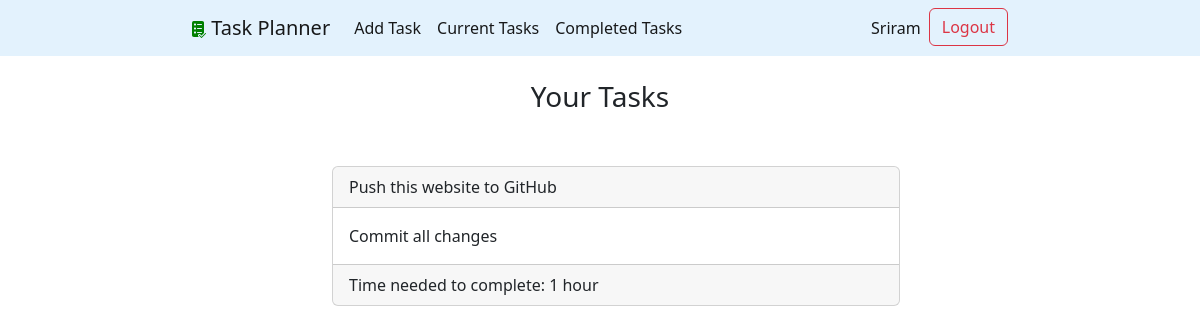
The app's page / (signed in), older data.
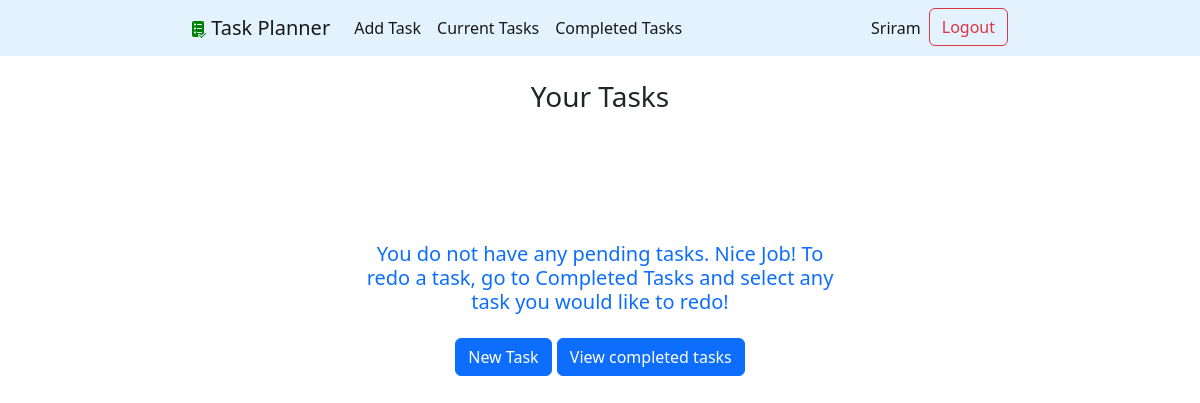
The same page, newer data.
### taskplanner/models.py (models this page shows, shortened)
class Task(models.Model):
    title = models.CharField(max_length=100)
    description = models.TextField(blank=True)
    created = models.DateField(auto_now_add=True)
    time_req = models.CharField(max_length=100,null=True,blank=True)
    completed = models.BooleanField(null=True,blank=True)
    completed_date = models.DateTimeField(null=True,blank=True)
    user = models.ForeignKey(User, on_delete=models.CASCADE)

### taskplanner/views.py (the view)
# urls.py: 2. Add a URL to urlpatterns:  path('', views.home, name='home')
def home(request):
    try:
        tasks = Task.objects.filter(user = request.user, completed_date__isnull=True)
        return render(request, 'taskplanner/home.html', {'tasks':tasks})
    except TypeError:
        return render(request, 'taskplanner/home.html')

### taskplanner/templates/taskplanner/home.html (shortened to what this page needs)
{% extends 'taskplanner/base.html'%}
{% block content %}
    {% if not user.is_authenticated %}
    <br>
    <div class="text-center landing">
        <h3>Welcome to Task Planner!</h3>
        <p>
            Here you can manage your tasks and keep track of what has been and what is remaining very easily!
            You can customise your tasks, delete them, and even redo them if it comes up again!
        </p>
        <div>
            <button class="btn btn-outline-primary"><a class="nav-link active" aria-current="page" href="{% url 'signupuser' %}">Sign up here!</a></button>
            <button class="btn btn-outline-primary"><a class="nav-link active" aria-current="page" href="{% url 'loginuser' %}">Login here!</a></button>
        </div>
    </div>
    {% else %}
    <br>
    <h3>Your Tasks</h3>
    {% if tasks.count == 0 %}
        <h5 class="text-center text-primary landing">
            You do not have any pending tasks. Nice Job!
            To redo a task, go to Completed Tasks and select any task you would like to redo!
            <br>
            <br>
            <button class="btn btn-primary">
            <a class="nav-link active" aria-current="page" href="{% url 'addtask' %}">New Task</a>
            </button>
            <button class="btn btn-primary">
            <a class="nav-link active" aria-current="page" href="{% url 'viewcompletedtasks' %}">View completed tasks</a>
            </button>
        </h5>
    {% endif %}
    <ul class="tasks">
        {% for task in tasks %}
        <li><div class="card">
            <div class="card-header">{{task.title}}</div>
            <div class="card-body">
            {% if task.description %}
                {{task.description}}
            {% endif %}
            </div>
            <div class="card-footer">
                {% if task.time_req %}
                    Time needed to complete: {{task.time_req}}
                {% endif %}</div>
        </div></li>
        {% endfor %}
    </ul>
    {% endif %}
{% endblock %}

Row changes from the older to the newer data that the page shows:
no longer on this page (row edited): Task: title "Push this website to GitHub", description "Commit all changes", time_req "1 hour"
Text that changed along with them:
text now shown: "You do not have any pending tasks. Nice Job! To redo a task, go to Completed Tasks and select any task you would like to redo! New Task View completed tasks"
